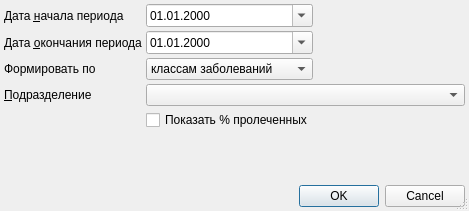
<?xml version="1.0" encoding="UTF-8"?>
<ui version="4.0">
 <class>ReportTreatedPatientsForComorbiditiesSetupDialog</class>
 <widget class="QDialog" name="ReportTreatedPatientsForComorbiditiesSetupDialog">
  <property name="windowModality">
   <enum>Qt::ApplicationModal</enum>
  </property>
  <property name="geometry">
   <rect>
    <x>0</x>
    <y>0</y>
    <width>469</width>
    <height>211</height>
   </rect>
  </property>
  <property name="windowTitle">
   <string>параметры отчёта</string>
  </property>
  <property name="sizeGripEnabled">
   <bool>true</bool>
  </property>
  <layout class="QGridLayout" name="gridLayout">
   <property name="margin">
    <number>4</number>
   </property>
   <property name="spacing">
    <number>4</number>
   </property>
   <item row="3" column="0" colspan="2">
    <widget class="QLabel" name="lblOrgStructure">
     <property name="text">
      <string>&amp;Подразделение</string>
     </property>
     <property name="buddy">
      <cstring>cmbOrgStructure</cstring>
     </property>
    </widget>
   </item>
   <item row="1" column="0" colspan="2">
    <widget class="QLabel" name="lblEndDate">
     <property name="text">
      <string>Дата &amp;окончания периода</string>
     </property>
     <property name="buddy">
      <cstring>edtEndDate</cstring>
     </property>
    </widget>
   </item>
   <item row="0" column="2">
    <widget class="CDateEdit" name="edtBegDate">
     <property name="displayFormat">
      <string>dd.MM.yyyy</string>
     </property>
     <property name="calendarPopup">
      <bool>true</bool>
     </property>
    </widget>
   </item>
   <item row="0" column="3">
    <spacer>
     <property name="orientation">
      <enum>Qt::Horizontal</enum>
     </property>
     <property name="sizeHint" stdset="0">
      <size>
       <width>101</width>
       <height>20</height>
      </size>
     </property>
    </spacer>
   </item>
   <item row="1" column="2">
    <widget class="CDateEdit" name="edtEndDate">
     <property name="displayFormat">
      <string>dd.MM.yyyy</string>
     </property>
     <property name="calendarPopup">
      <bool>true</bool>
     </property>
    </widget>
   </item>
   <item row="9" column="0" colspan="4">
    <widget class="QDialogButtonBox" name="buttonBox">
     <property name="orientation">
      <enum>Qt::Horizontal</enum>
     </property>
     <property name="standardButtons">
      <set>QDialogButtonBox::Cancel|QDialogButtonBox::Ok</set>
     </property>
    </widget>
   </item>
   <item row="8" column="2">
    <spacer>
     <property name="orientation">
      <enum>Qt::Vertical</enum>
     </property>
     <property name="sizeHint" stdset="0">
      <size>
       <width>21</width>
       <height>21</height>
      </size>
     </property>
    </spacer>
   </item>
   <item row="0" column="0" colspan="2">
    <widget class="QLabel" name="lblBegDate">
     <property name="text">
      <string>Дата &amp;начала периода</string>
     </property>
     <property name="buddy">
      <cstring>edtBegDate</cstring>
     </property>
    </widget>
   </item>
   <item row="3" column="2" colspan="2">
    <widget class="COrgStructureComboBox" name="cmbOrgStructure"/>
   </item>
   <item row="6" column="2">
    <widget class="QCheckBox" name="chkShowPercentages">
     <property name="text">
      <string>Показать % пролеченных</string>
     </property>
     <property name="checked">
      <bool>false</bool>
     </property>
    </widget>
   </item>
   <item row="2" column="2">
    <widget class="QComboBox" name="cmbBuildCond">
     <item>
      <property name="text">
       <string>классам заболеваний</string>
      </property>
     </item>
     <item>
      <property name="text">
       <string>группам заболеваний</string>
      </property>
     </item>
     <item>
      <property name="text">
       <string>заболеваниям</string>
      </property>
     </item>
    </widget>
   </item>
   <item row="2" column="0">
    <widget class="QLabel" name="lblBuildCond">
     <property name="text">
      <string>Формировать по</string>
     </property>
    </widget>
   </item>
  </layout>
 </widget>
 <customwidgets>
  <customwidget>
   <class>COrgStructureComboBox</class>
   <extends>QComboBox</extends>
   <header>Orgs/OrgStructComboBoxes.h</header>
  </customwidget>
  <customwidget>
   <class>CDateEdit</class>
   <extends>QDateEdit</extends>
   <header>library/DateEdit</header>
  </customwidget>
 </customwidgets>
 <tabstops>
  <tabstop>edtBegDate</tabstop>
  <tabstop>edtEndDate</tabstop>
  <tabstop>cmbOrgStructure</tabstop>
  <tabstop>buttonBox</tabstop>
 </tabstops>
 <resources/>
 <connections>
  <connection>
   <sender>buttonBox</sender>
   <signal>accepted()</signal>
   <receiver>ReportTreatedPatientsForComorbiditiesSetupDialog</receiver>
   <slot>accept()</slot>
   <hints>
    <hint type="sourcelabel">
     <x>198</x>
     <y>485</y>
    </hint>
    <hint type="destinationlabel">
     <x>119</x>
     <y>239</y>
    </hint>
   </hints>
  </connection>
  <connection>
   <sender>buttonBox</sender>
   <signal>rejected()</signal>
   <receiver>ReportTreatedPatientsForComorbiditiesSetupDialog</receiver>
   <slot>reject()</slot>
   <hints>
    <hint type="sourcelabel">
     <x>249</x>
     <y>485</y>
    </hint>
    <hint type="destinationlabel">
     <x>316</x>
     <y>234</y>
    </hint>
   </hints>
  </connection>
 </connections>
</ui>
